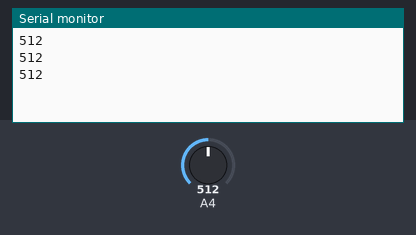
This sketch was run on a simulated Arduino Uno, built with avr-gcc and run on an emulated ATmega328P. Parts: the last lines printed to the serial monitor. Inputs (shaded band) come from the test bench; at power-on: A4 = 512.

Above: at 1.3 s.
1.4 s: A4 set to 716
At 1.9 s:
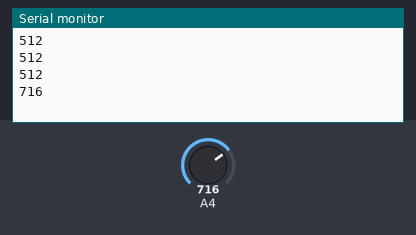
2.9 s: A4 set to 900
At 3.4 s:
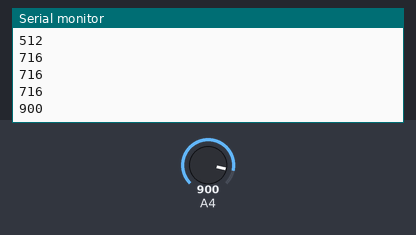
Timing chart, 0 to 5.9 s (numbered marks = the images above; inputs shaded):
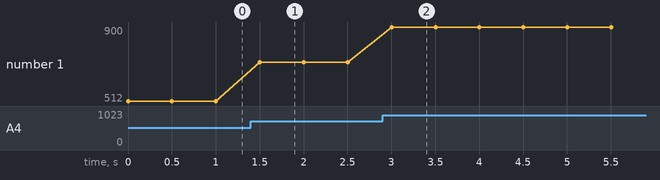

Measured:
- after the input at 1.4 s, the serial monitor: prints a new line after 0.10 s (image 1)
- after the input at 2.9 s, the serial monitor: prints a new line after 0.10 s (image 2)
- plotted number 1: 512 → 716 after the input at 1.4 s, 716 → 900 after the input at 2.9 s

The sketch:

sk_analog.ino
```cpp
void setup() {
  // put your setup code here, to run once:
  Serial.begin(9600);
}

void loop() {
  // put your main code here, to run repeatedly:
  int lum=0;
  lum=analogRead(A4);
  Serial.println(lum);
  delay(500);
}
```
